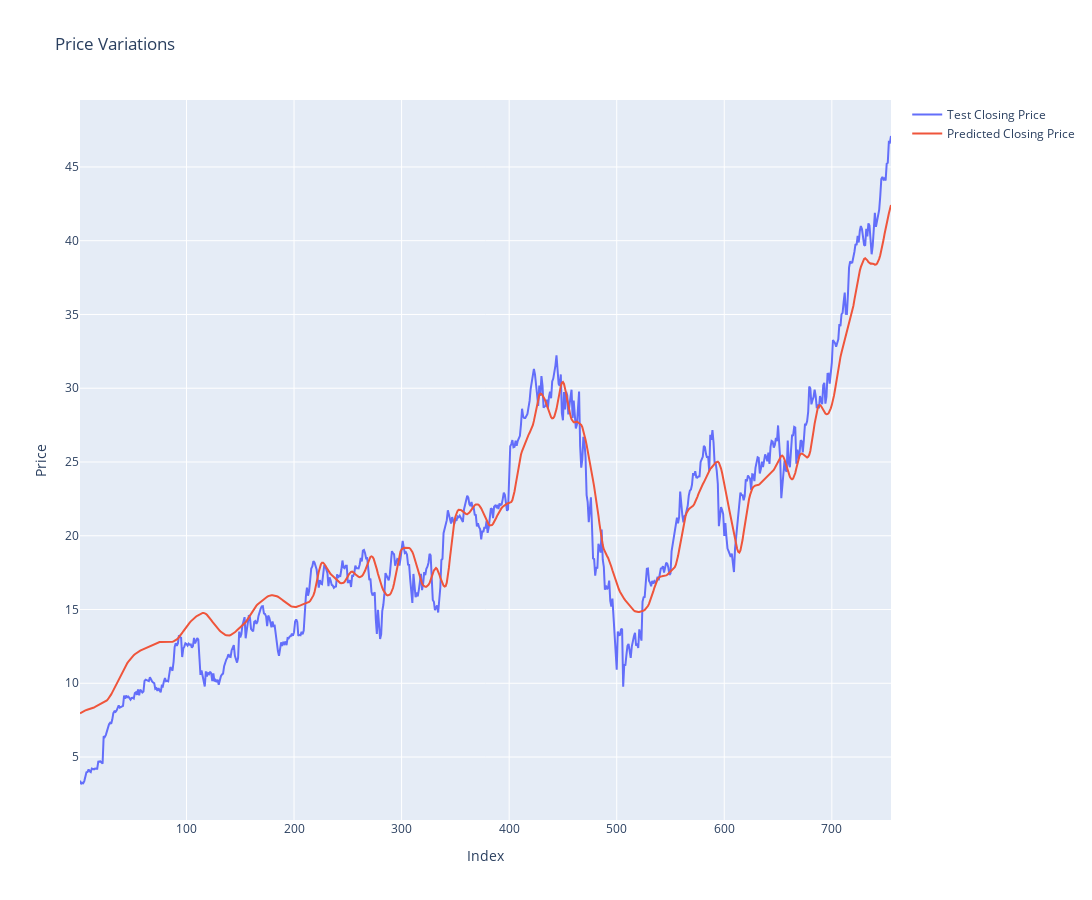

The notebook cell saved with this chart:
### Code cell
fig = go.Figure()

fig.add_trace(go.Scatter(x=np.array(range(1,len(y_test)+1)), y=y_test, name='Test Closing Price'))
fig.add_trace(go.Scatter(x=np.array(range(1,len(y_test)+1)), y=y_predicted[:,0], name='Predicted Closing Price'))

fig.update_layout(
    title='Price Variations',
    xaxis_title='Index',
    yaxis_title='Price',
    width=1300,  # set the width of the figure
    height=900  # set the height of the figure
)

fig.update_traces(marker=dict(size=8, line=dict(width=2, color='DarkSlateGrey')))

fig.show()

### Figure 1 — Plotly figure (JSON) as saved in the notebook; plotly's stock layout.template omitted (floating-point values rounded to 4 significant figures; data arrays with more than 128 entries replaced by an {"elided": "..."} marker saying what was removed)
{"data": [{"marker": {"line": {"color": "DarkSlateGrey", "width": 2}, "size": 8}, "name": "Test Closing Price", "type": "scatter", "x": {"elided": "755 int values"}, "y": {"elided": "755 float values"}}, {"marker": {"line": {"color": "DarkSlateGrey", "width": 2}, "size": 8}, "name": "Predicted Closing Price", "type": "scatter", "x": {"elided": "755 int values"}, "y": {"elided": "755 float values"}}], "layout": {"height": 900, "title": {"text": "Price Variations"}, "width": 1300, "xaxis": {"title": {"text": "Index"}}, "yaxis": {"title": {"text": "Price"}}}}
